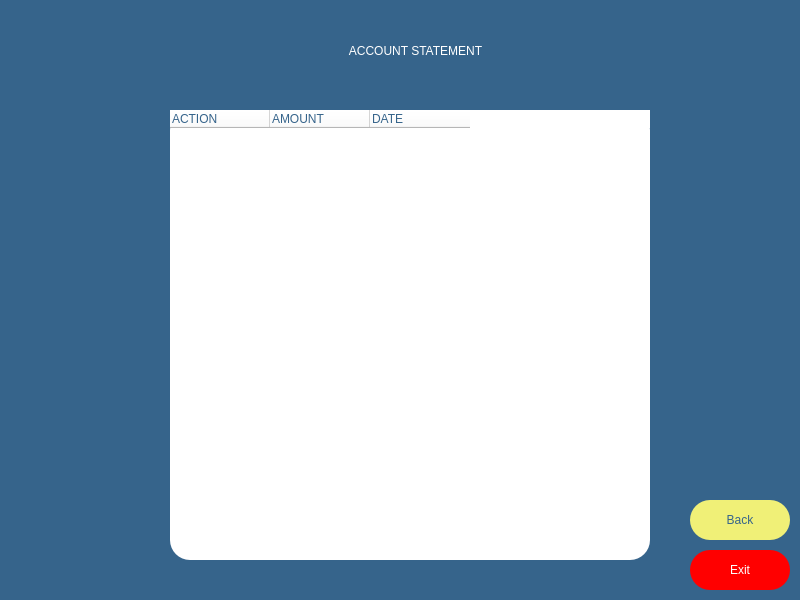
<?xml version="1.0" encoding="UTF-8"?>
<ui version="4.0">
 <class>Form</class>
 <widget class="QWidget" name="Form">
  <property name="geometry">
   <rect>
    <x>0</x>
    <y>0</y>
    <width>800</width>
    <height>600</height>
   </rect>
  </property>
  <property name="windowTitle">
   <string>Form</string>
  </property>
  <property name="styleSheet">
   <string notr="true">background-color: rgb(54, 100, 139);</string>
  </property>
  <widget class="QTableWidget" name="tableWidget">
   <property name="geometry">
    <rect>
     <x>170</x>
     <y>110</y>
     <width>480</width>
     <height>450</height>
    </rect>
   </property>
   <property name="layoutDirection">
    <enum>Qt::LeftToRight</enum>
   </property>
   <property name="styleSheet">
    <string notr="true">color: rgb(54, 100, 139);
background-color: rgb(255, 255, 255);
font: 63 14pt &quot;Montserrat SemiBold&quot;;
border-radius: 20 
</string>
   </property>
   <column>
    <property name="text">
     <string>ACTION</string>
    </property>
    <property name="font">
     <font>
      <stylestrategy>PreferDefault</stylestrategy>
     </font>
    </property>
    <property name="textAlignment">
     <set>AlignLeading|AlignVCenter</set>
    </property>
    <property name="background">
     <color>
      <red>54</red>
      <green>100</green>
      <blue>139</blue>
     </color>
    </property>
   </column>
   <column>
    <property name="text">
     <string>AMOUNT</string>
    </property>
    <property name="textAlignment">
     <set>AlignLeading|AlignVCenter</set>
    </property>
    <property name="background">
     <color>
      <red>54</red>
      <green>100</green>
      <blue>139</blue>
     </color>
    </property>
   </column>
   <column>
    <property name="text">
     <string>DATE</string>
    </property>
    <property name="textAlignment">
     <set>AlignLeading|AlignVCenter</set>
    </property>
    <property name="background">
     <color>
      <red>54</red>
      <green>100</green>
      <blue>139</blue>
     </color>
    </property>
   </column>
  </widget>
  <widget class="QLabel" name="la_baslik">
   <property name="geometry">
    <rect>
     <x>110</x>
     <y>10</y>
     <width>611</width>
     <height>81</height>
    </rect>
   </property>
   <property name="styleSheet">
    <string notr="true">color: rgb(255, 255, 255);
font: 63 18pt &quot;Montserrat SemiBold&quot;;</string>
   </property>
   <property name="text">
    <string>ACCOUNT STATEMENT</string>
   </property>
   <property name="alignment">
    <set>Qt::AlignCenter</set>
   </property>
  </widget>
  <widget class="QPushButton" name="B_exit">
   <property name="geometry">
    <rect>
     <x>690</x>
     <y>550</y>
     <width>100</width>
     <height>40</height>
    </rect>
   </property>
   <property name="styleSheet">
    <string notr="true">background-color: rgb(255, 0, 0);
font: 63 14pt &quot;Montserrat SemiBold&quot;;
border-radius: 20;
color: rgb(255, 255, 255);
</string>
   </property>
   <property name="text">
    <string>Exit</string>
   </property>
   <property name="checkable">
    <bool>false</bool>
   </property>
  </widget>
  <widget class="QPushButton" name="B_back">
   <property name="geometry">
    <rect>
     <x>690</x>
     <y>500</y>
     <width>100</width>
     <height>40</height>
    </rect>
   </property>
   <property name="styleSheet">
    <string notr="true">background-color: rgb(240, 240, 119);
color: rgb(54, 100, 139);
font: 63 14pt &quot;Montserrat SemiBold&quot;;
border-radius: 20;
</string>
   </property>
   <property name="text">
    <string>Back</string>
   </property>
   <property name="checkable">
    <bool>false</bool>
   </property>
  </widget>
 </widget>
 <resources/>
 <connections/>
</ui>
